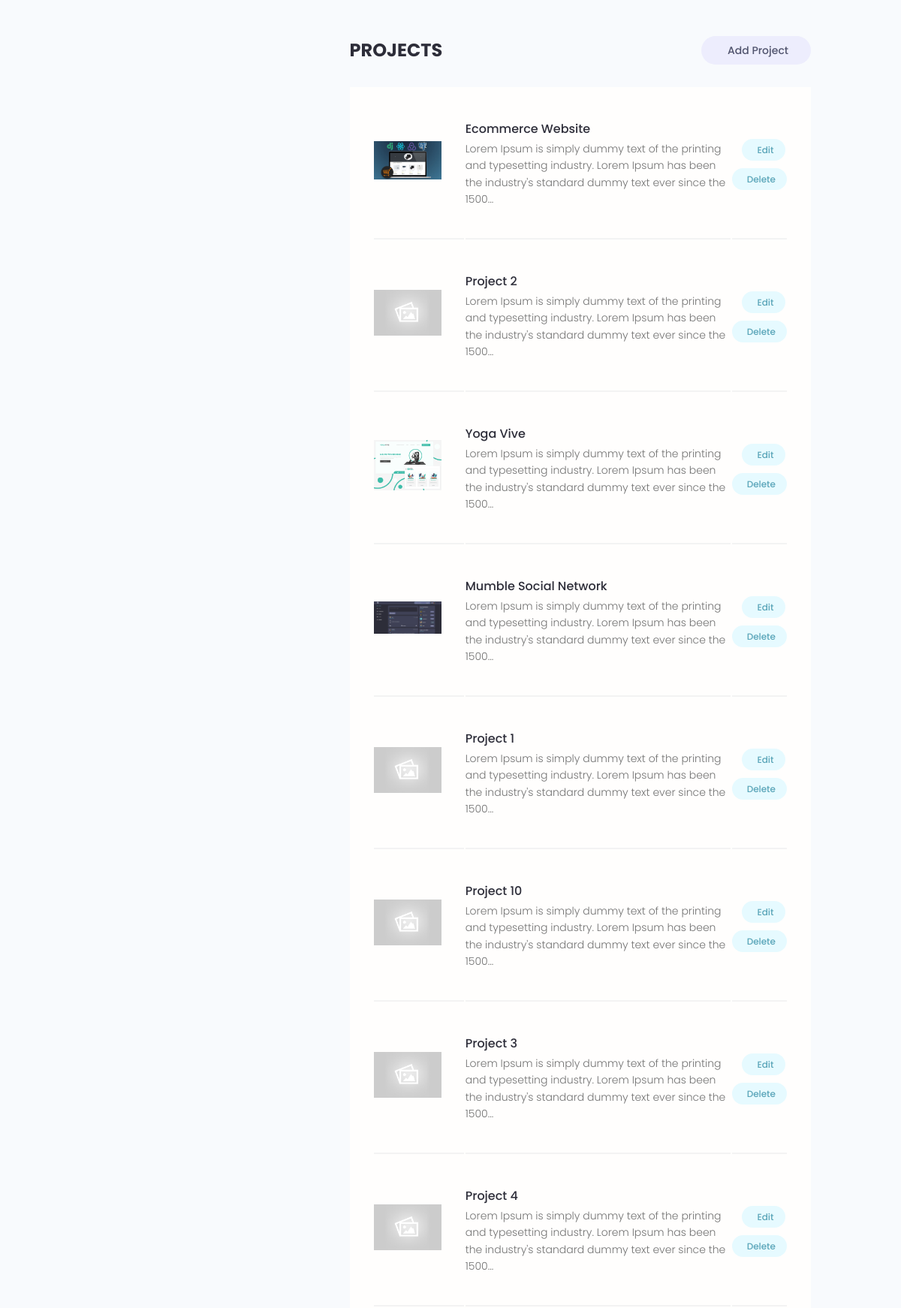
Page /account/ (signed in, middle part) on the earlier database version.
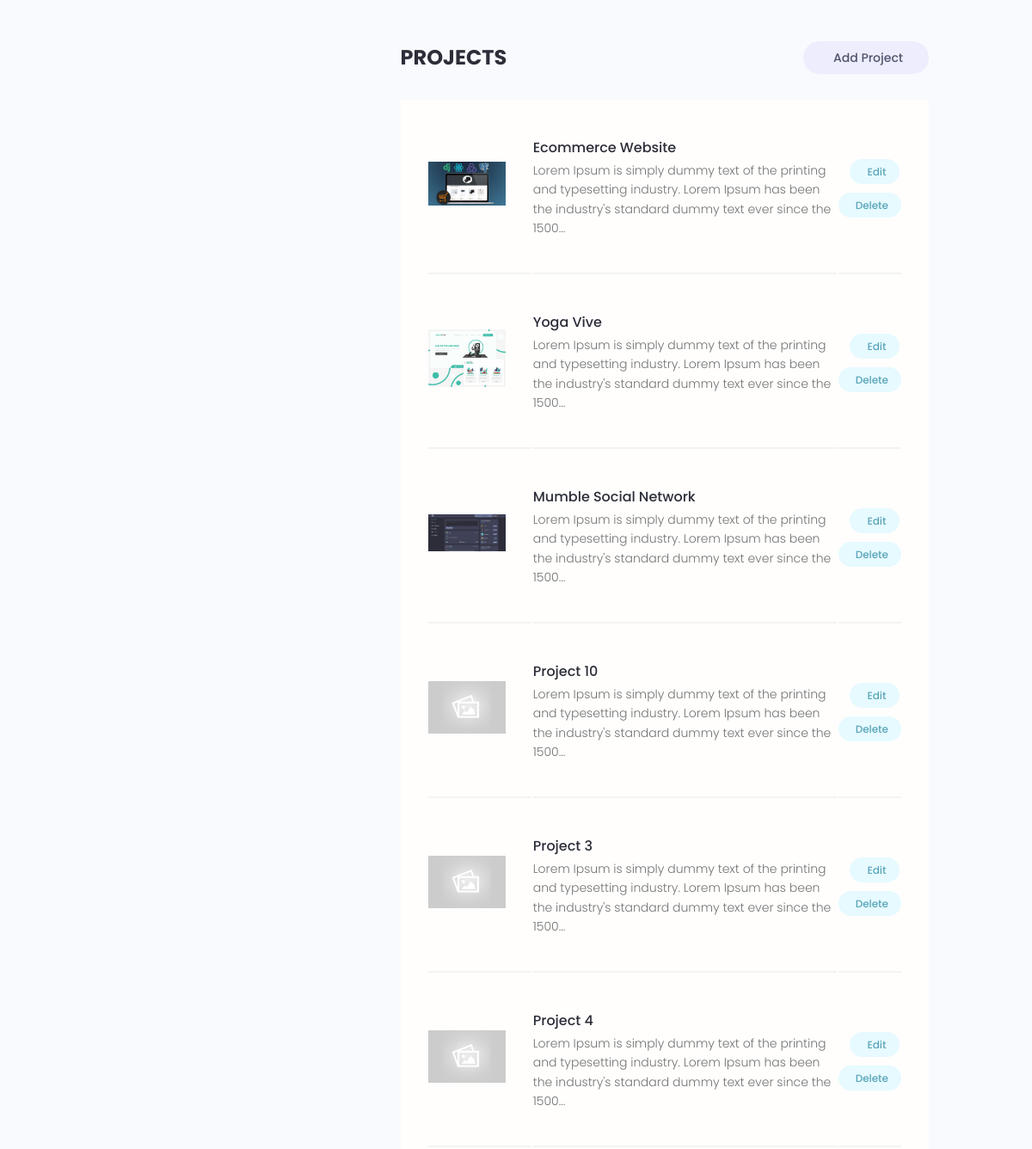
Same page on the later database version.
### projects/models.py (models this page shows, shortened)
class Project(models.Model):
    owner = models.ForeignKey(Profile, null=True, blank=True, on_delete=models.CASCADE)
    title = models.CharField(max_length=200)
    description = models.TextField(null=True, blank=True)
    featured_image = models.ImageField(null=True, blank=True, default="default.jpg")
    demo_link = models.CharField(max_length=2000, null=True, blank=True)
    source_link = models.CharField(max_length=2000, null=True, blank=True)
    tags = models.ManyToManyField('Tag', blank=True)
    vote_count = models.IntegerField(default=0, null=True, blank=True)
    vote_ratio = models.IntegerField(default=0, null=True, blank=True)
    created = models.DateTimeField(auto_now_add=True)
    id = models.UUIDField(default=uuid.uuid4, unique=True, primary_key=True, editable=False)
    class Meta:
        ordering = ["-vote_ratio", "-vote_count", 'title']
    @property
    def imageURL(self):
        try:
            url = self.featured_image.url
        except:
            url = ""
        return url

### users/views.py (the view)
# urls.py: path('account/', views.userAccount, name="account"),
@login_required(login_url='login')
def userAccount(request):
    profile = request.user.profile
    skills = profile.skill_set.all()
    projects = profile.project_set.all()
    context = {
        'profile': profile,
        'skills': skills,
        'projects': projects,
    }
    return render(request, 'users/account.html', context)

### users/templates/users/account.html (shortened to what this page needs)
{% extends 'main.html' %}
{% block content %}
<main class="settingsPage profile my-md">
  <div class="container">
    <div class="layout">
      <div class="column column--1of3">
      </div>
      <div class="column column--2of3">
        <div class="settings">
          <h3 class="settings__title">Projects</h3>
          <a class="tag tag--pill tag--sub settings__btn tag--lg" href="{% url 'create-project' %}"> Add Project</a>
        </div>
        <table class="settings__table">
          {% for project in projects %}
          <tr>
            <td class="settings__thumbnail">
              <a href="{% url 'project' project.id %}"><img src="{{project.imageURL}}"
                  alt="Project Thumbnail" /></a>
            </td>
            <td class="settings__tableInfo">
              <a href="{% url 'project' project.id %}">{{project.title}}</a>
              <p>{{project.description|slice:"150"}}...</p>
            </td>
            <td class="settings__tableActions">
              <a class="tag tag--pill tag--main settings__btn" href="{% url 'update-project' project.id %}"> Edit</a>
              <a class="tag tag--pill tag--main settings__btn"
                href="{% url 'delete-project' project.id %}?next=/account">
                Delete</a>
            </td>
          </tr>
          {% endfor %}
        </table>
      </div>
    </div>
  </div>
</main>
{% endblock content%}

Differences in the rows shown:
removed Project: imageURL (placeholder picture), title "Project 2", description "Lorem Ipsum is simply dummy text of the printing and typesetting industry. Lorem Ipsum has been the industry's standard dummy text ever since the 1500"
removed Project: imageURL (placeholder picture), title "Project 1", description "Lorem Ipsum is simply dummy text of the printing and typesetting industry. Lorem Ipsum has been the industry's standard dummy text ever since the 1500"
